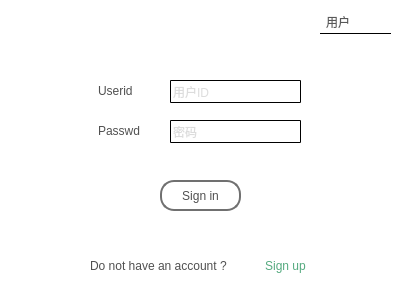
<?xml version="1.0" encoding="UTF-8"?>
<ui version="4.0">
 <class>Signin</class>
 <widget class="QWidget" name="Signin">
  <property name="geometry">
   <rect>
    <x>0</x>
    <y>0</y>
    <width>400</width>
    <height>300</height>
   </rect>
  </property>
  <property name="windowTitle">
   <string>Form</string>
  </property>
  <property name="styleSheet">
   <string notr="true">background-color: rgb(255, 255, 255);
color: rgb(80, 80, 80);
font: 700 9pt &quot;微软雅黑&quot;;</string>
  </property>
  <widget class="QStackedWidget" name="stackedWidget">
   <property name="geometry">
    <rect>
     <x>0</x>
     <y>0</y>
     <width>400</width>
     <height>300</height>
    </rect>
   </property>
   <property name="styleSheet">
    <string notr="true"/>
   </property>
   <property name="currentIndex">
    <number>0</number>
   </property>
   <widget class="QWidget" name="page">
    <widget class="QLabel" name="label_2">
     <property name="geometry">
      <rect>
       <x>98</x>
       <y>120</y>
       <width>61</width>
       <height>21</height>
      </rect>
     </property>
     <property name="text">
      <string>Passwd</string>
     </property>
    </widget>
    <widget class="QPushButton" name="signin_click">
     <property name="geometry">
      <rect>
       <x>160</x>
       <y>180</y>
       <width>81</width>
       <height>31</height>
      </rect>
     </property>
     <property name="styleSheet">
      <string notr="true">border:2px solid rgb(112, 112, 112);
border-radius:14px;</string>
     </property>
     <property name="text">
      <string>Sign in</string>
     </property>
    </widget>
    <widget class="QLineEdit" name="signin_pwd_input">
     <property name="geometry">
      <rect>
       <x>170</x>
       <y>120</y>
       <width>131</width>
       <height>23</height>
      </rect>
     </property>
     <property name="styleSheet">
      <string notr="true">color: rgb(186, 186, 186);
border: 1px solid;
border-radius:1px</string>
     </property>
     <property name="inputMask">
      <string/>
     </property>
     <property name="text">
      <string/>
     </property>
     <property name="maxLength">
      <number>16</number>
     </property>
     <property name="frame">
      <bool>true</bool>
     </property>
     <property name="echoMode">
      <enum>QLineEdit::Password</enum>
     </property>
     <property name="cursorPosition">
      <number>0</number>
     </property>
     <property name="dragEnabled">
      <bool>false</bool>
     </property>
     <property name="placeholderText">
      <string>密码</string>
     </property>
     <property name="clearButtonEnabled">
      <bool>true</bool>
     </property>
    </widget>
    <widget class="QLineEdit" name="signin_id_input">
     <property name="geometry">
      <rect>
       <x>170</x>
       <y>80</y>
       <width>131</width>
       <height>23</height>
      </rect>
     </property>
     <property name="styleSheet">
      <string notr="true">color: rgb(186, 186, 186);
border: 1px solid;
border-radius:1px</string>
     </property>
     <property name="inputMask">
      <string/>
     </property>
     <property name="maxLength">
      <number>10</number>
     </property>
     <property name="placeholderText">
      <string>用户ID</string>
     </property>
     <property name="clearButtonEnabled">
      <bool>true</bool>
     </property>
    </widget>
    <widget class="QLabel" name="label">
     <property name="geometry">
      <rect>
       <x>98</x>
       <y>80</y>
       <width>61</width>
       <height>21</height>
      </rect>
     </property>
     <property name="text">
      <string>Userid</string>
     </property>
    </widget>
    <widget class="QPushButton" name="signup_switch">
     <property name="geometry">
      <rect>
       <x>250</x>
       <y>250</y>
       <width>71</width>
       <height>31</height>
      </rect>
     </property>
     <property name="styleSheet">
      <string notr="true">border:none;
color: rgb(85, 170, 127);
border-radius:14px;</string>
     </property>
     <property name="text">
      <string>Sign up</string>
     </property>
    </widget>
    <widget class="QLabel" name="label_3">
     <property name="geometry">
      <rect>
       <x>90</x>
       <y>250</y>
       <width>161</width>
       <height>31</height>
      </rect>
     </property>
     <property name="text">
      <string>Do not have an account ?</string>
     </property>
    </widget>
    <widget class="QComboBox" name="auth_choose">
     <property name="geometry">
      <rect>
       <x>320</x>
       <y>10</y>
       <width>71</width>
       <height>24</height>
      </rect>
     </property>
     <property name="styleSheet">
      <string notr="true">QComboBox{
	background-color: rgb(255, 255, 255);
	border-radius:0px;
	padding-left:6px;
	color: rgb(88, 88, 88);
	border-bottom:1px solid;
}


QComboBox::drop-down{
	border:none;
}

QComboBox::down-arrow{
	margin-right:12px;
	width:16px;
	height:8px;
	border-image: url(:/res/icon/icon_arrow_down.png);
}</string>
     </property>
     <item>
      <property name="text">
       <string>用户</string>
      </property>
     </item>
     <item>
      <property name="text">
       <string>快递员</string>
      </property>
     </item>
     <item>
      <property name="text">
       <string>管理员</string>
      </property>
     </item>
    </widget>
   </widget>
   <widget class="QWidget" name="page_2">
    <widget class="QPushButton" name="go_back">
     <property name="geometry">
      <rect>
       <x>20</x>
       <y>20</y>
       <width>80</width>
       <height>24</height>
      </rect>
     </property>
     <property name="styleSheet">
      <string notr="true">border: none</string>
     </property>
     <property name="text">
      <string>Go Back</string>
     </property>
    </widget>
    <widget class="QPushButton" name="signup_click">
     <property name="geometry">
      <rect>
       <x>160</x>
       <y>220</y>
       <width>80</width>
       <height>31</height>
      </rect>
     </property>
     <property name="styleSheet">
      <string notr="true">border:2px solid rgb(112, 112, 112);
border-radius:14px;</string>
     </property>
     <property name="text">
      <string>Sign up</string>
     </property>
    </widget>
    <widget class="QLineEdit" name="signup_pwd_input">
     <property name="geometry">
      <rect>
       <x>180</x>
       <y>120</y>
       <width>113</width>
       <height>23</height>
      </rect>
     </property>
     <property name="styleSheet">
      <string notr="true">color: rgb(186, 186, 186);
border: 1px solid;
border-radius:1px</string>
     </property>
     <property name="inputMask">
      <string/>
     </property>
     <property name="maxLength">
      <number>16</number>
     </property>
     <property name="echoMode">
      <enum>QLineEdit::Password</enum>
     </property>
     <property name="placeholderText">
      <string>密码</string>
     </property>
    </widget>
    <widget class="QLabel" name="label_4">
     <property name="geometry">
      <rect>
       <x>100</x>
       <y>120</y>
       <width>71</width>
       <height>21</height>
      </rect>
     </property>
     <property name="text">
      <string>Password</string>
     </property>
    </widget>
    <widget class="QLineEdit" name="signup_id_input">
     <property name="geometry">
      <rect>
       <x>180</x>
       <y>80</y>
       <width>113</width>
       <height>23</height>
      </rect>
     </property>
     <property name="styleSheet">
      <string notr="true">color: rgb(186, 186, 186);
border: 1px solid;
border-radius:1px</string>
     </property>
     <property name="inputMask">
      <string/>
     </property>
     <property name="maxLength">
      <number>10</number>
     </property>
     <property name="placeholderText">
      <string>用户名</string>
     </property>
    </widget>
    <widget class="QLabel" name="label_5">
     <property name="geometry">
      <rect>
       <x>100</x>
       <y>80</y>
       <width>54</width>
       <height>21</height>
      </rect>
     </property>
     <property name="text">
      <string>Userid</string>
     </property>
    </widget>
    <widget class="QLabel" name="label_6">
     <property name="geometry">
      <rect>
       <x>100</x>
       <y>160</y>
       <width>71</width>
       <height>21</height>
      </rect>
     </property>
     <property name="text">
      <string>Confirm</string>
     </property>
    </widget>
    <widget class="QLineEdit" name="signup_pwd_cfm_input">
     <property name="geometry">
      <rect>
       <x>180</x>
       <y>160</y>
       <width>113</width>
       <height>23</height>
      </rect>
     </property>
     <property name="styleSheet">
      <string notr="true">color: rgb(186, 186, 186);
border: 1px solid;
border-radius:1px</string>
     </property>
     <property name="inputMask">
      <string/>
     </property>
     <property name="maxLength">
      <number>16</number>
     </property>
     <property name="echoMode">
      <enum>QLineEdit::Password</enum>
     </property>
     <property name="placeholderText">
      <string>确认密码</string>
     </property>
    </widget>
   </widget>
  </widget>
 </widget>
 <resources/>
 <connections/>
</ui>
